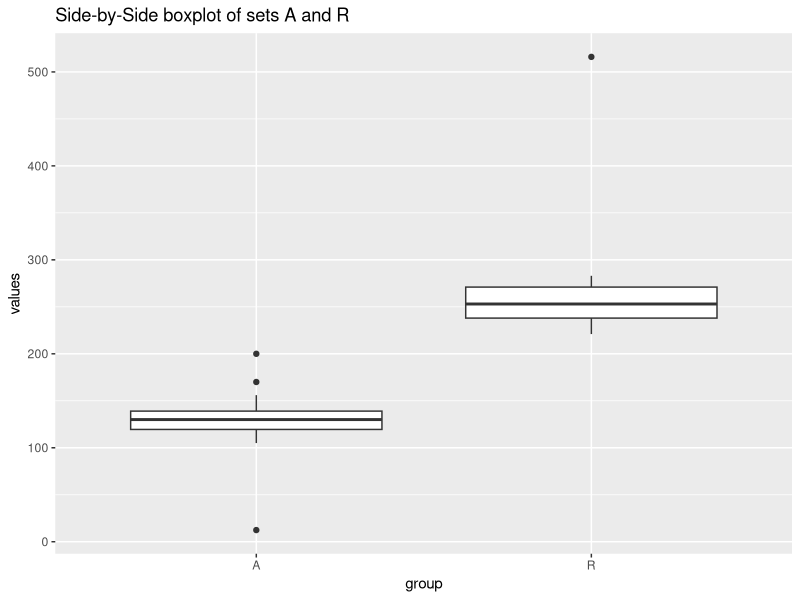
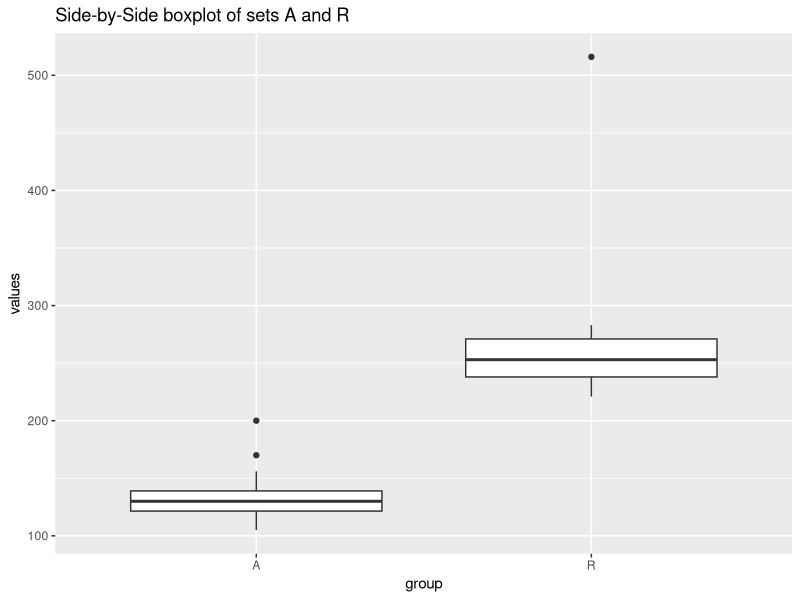

Recreate these plots in R, in order.
# Libraries
library(ggplot2)

# Function to find outliers
find_outliers <- function(data) {
  Q1 <- quantile(data, 0.25)
  Q3 <- quantile(data, 0.75)
  IQR <- Q3 - Q1
  lower_bound <- Q1 - 1.5 * IQR
  upper_bound <- Q3 + 1.5 * IQR
  
  outliers <- data[data < lower_bound | data > upper_bound]
  return(outliers)
}

T_max_A <- c(105, 123, 12.4, 126, 108, 134, 120, 112, 130, 119, 132, 130, 133, 136, 142, 145, 156, 170, 200)

T_max_R <- c(221, 227, 280, 261, 264, 238, 250, 236, 240, 230, 246, 283, 253, 273, 516, 256, 271)

data_to_plot <- list(A = T_max_A, R = T_max_R)
df <- data.frame(values = unlist(data_to_plot), group = rep(names(data_to_plot), times=sapply(data_to_plot, length)))

print(ggplot(df, aes(x = group, y = values)) + geom_boxplot() + ggtitle("Side-by-Side boxplot of sets A and R"))

cat("Outliers of A = ", find_outliers(T_max_A), "\n")
cat("Outliers of R = ", find_outliers(T_max_R), "\n")

cat("X bar of A = ", mean(T_max_A), "\n")
cat("S square of A = ", var(T_max_A), "\n")
cat("X bar of R = ", mean(T_max_R), "\n")
cat("S square of R = ", var(T_max_R), "\n")

T_max_A[T_max_A == 12.4] <- 124

data_to_plot <- list(A = T_max_A, R = T_max_R)
df <- data.frame(values = unlist(data_to_plot), group = rep(names(data_to_plot), times=sapply(data_to_plot, length)))

print(ggplot(df, aes(x = group, y = values)) + geom_boxplot() + ggtitle("Side-by-Side boxplot of sets A and R"))

cat("Outliers of A = ", find_outliers(T_max_A), "\n")
cat("X bar of A = ", mean(T_max_A), "\n")
cat("S square of A = ", var(T_max_A), "\n")
